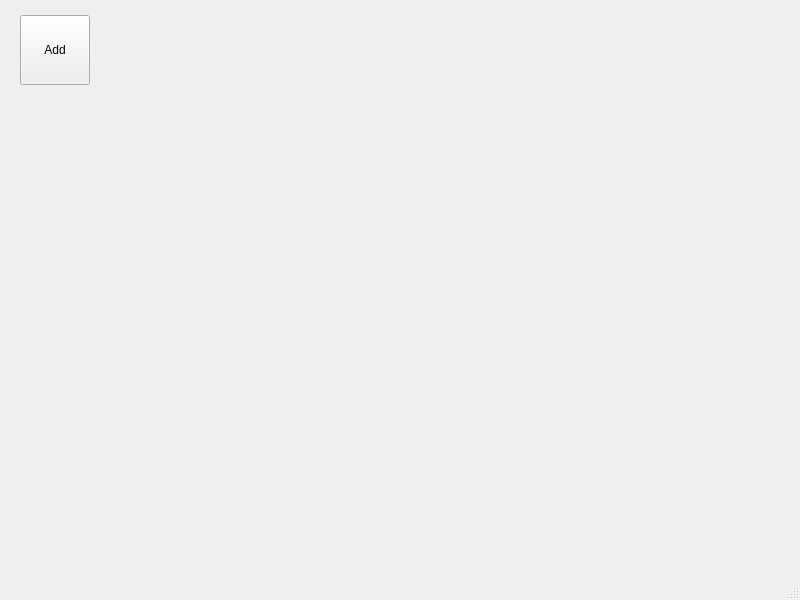
<?xml version="1.0" encoding="UTF-8"?>
<ui version="4.0">
 <class>MainWindow</class>
 <widget class="QMainWindow" name="MainWindow">
  <property name="geometry">
   <rect>
    <x>0</x>
    <y>0</y>
    <width>800</width>
    <height>600</height>
   </rect>
  </property>
  <property name="windowTitle">
   <string>MainWindow</string>
  </property>
  <widget class="QWidget" name="centralwidget">
   <widget class="QWidget" name="gridLayoutWidget">
    <property name="geometry">
     <rect>
      <x>0</x>
      <y>0</y>
      <width>111</width>
      <height>101</height>
     </rect>
    </property>
    <layout class="QGridLayout" name="gridLayout">
     <item row="0" column="0">
      <widget class="QPushButton" name="pushButton">
       <property name="enabled">
        <bool>true</bool>
       </property>
       <property name="minimumSize">
        <size>
         <width>70</width>
         <height>70</height>
        </size>
       </property>
       <property name="maximumSize">
        <size>
         <width>50</width>
         <height>16777215</height>
        </size>
       </property>
       <property name="text">
        <string>Add</string>
       </property>
      </widget>
     </item>
    </layout>
   </widget>
  </widget>
  <widget class="QMenuBar" name="menubar">
   <property name="geometry">
    <rect>
     <x>0</x>
     <y>0</y>
     <width>800</width>
     <height>36</height>
    </rect>
   </property>
  </widget>
  <widget class="QStatusBar" name="statusbar"/>
 </widget>
 <resources/>
 <connections/>
</ui>
